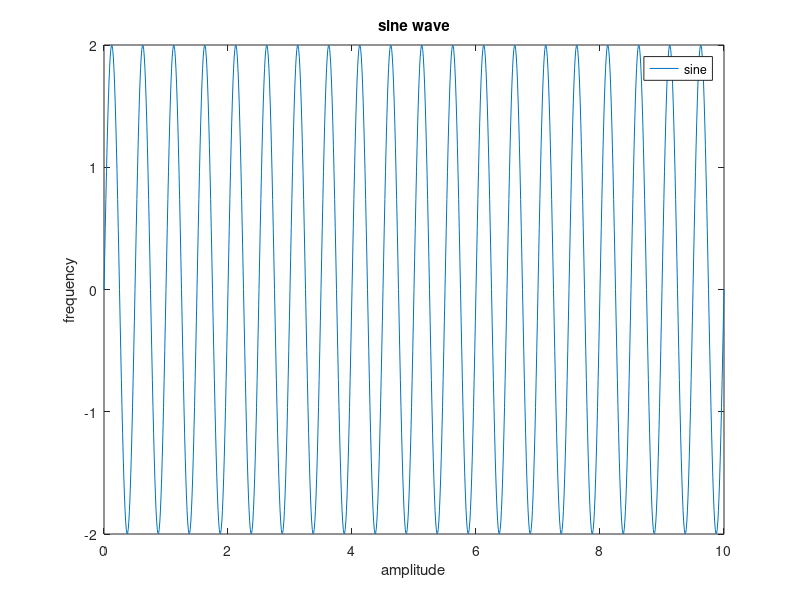

Recreate this plot in MATLAB.
% 6. Basic Plotting: 
% Generate data for a simple plot (e.g., a sine wave).
% Plot the data with proper labels and a legend.
time = 0:0.01:10;
freq = 2;
amplitude = 2;
sine = amplitude*sin(2*pi*freq*time);
plot(time,sine);
title('sine wave')
xlabel('amplitude');
ylabel('frequency');
legend('sine');
